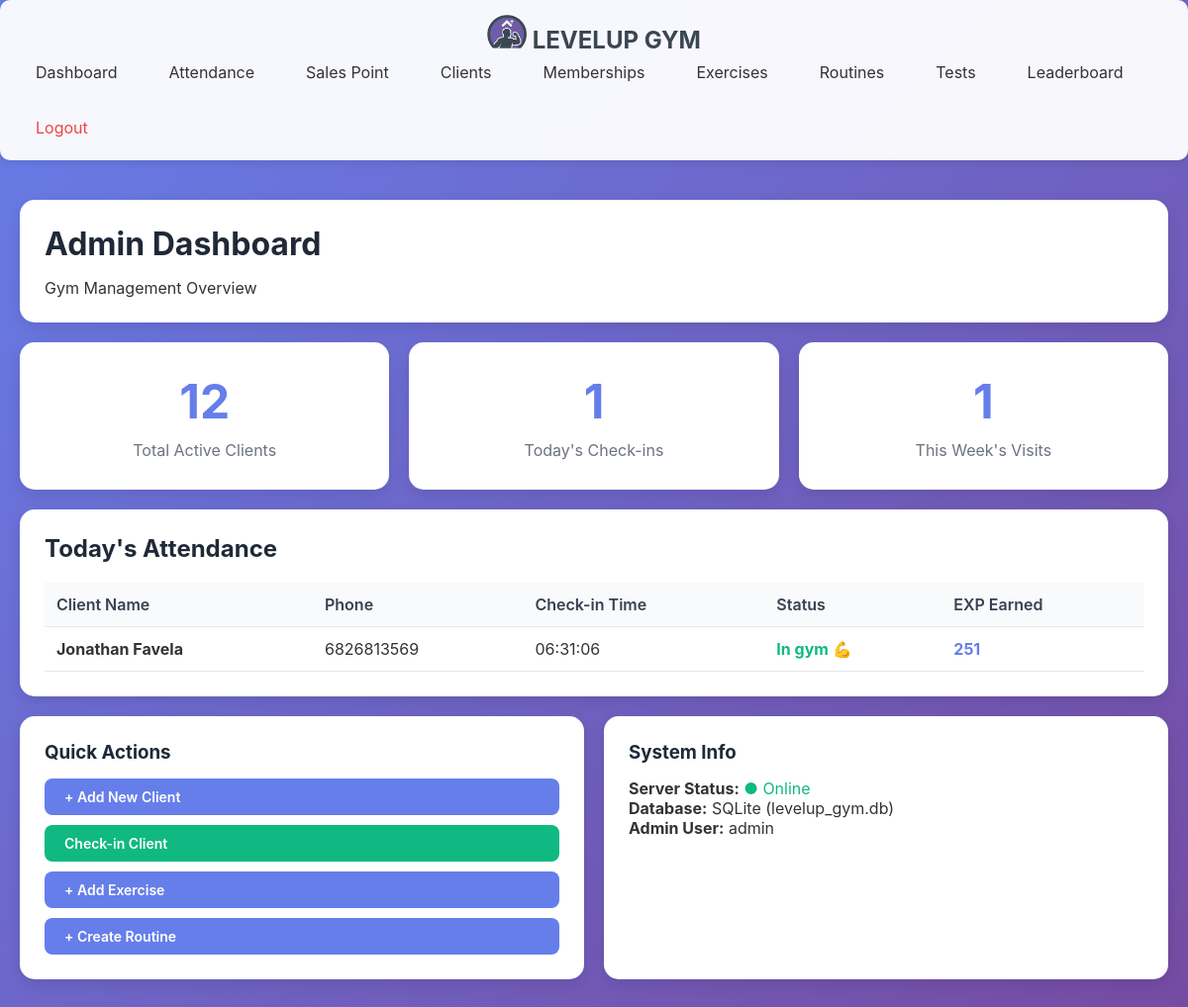
Before: /admin (signed in) with the older database file.
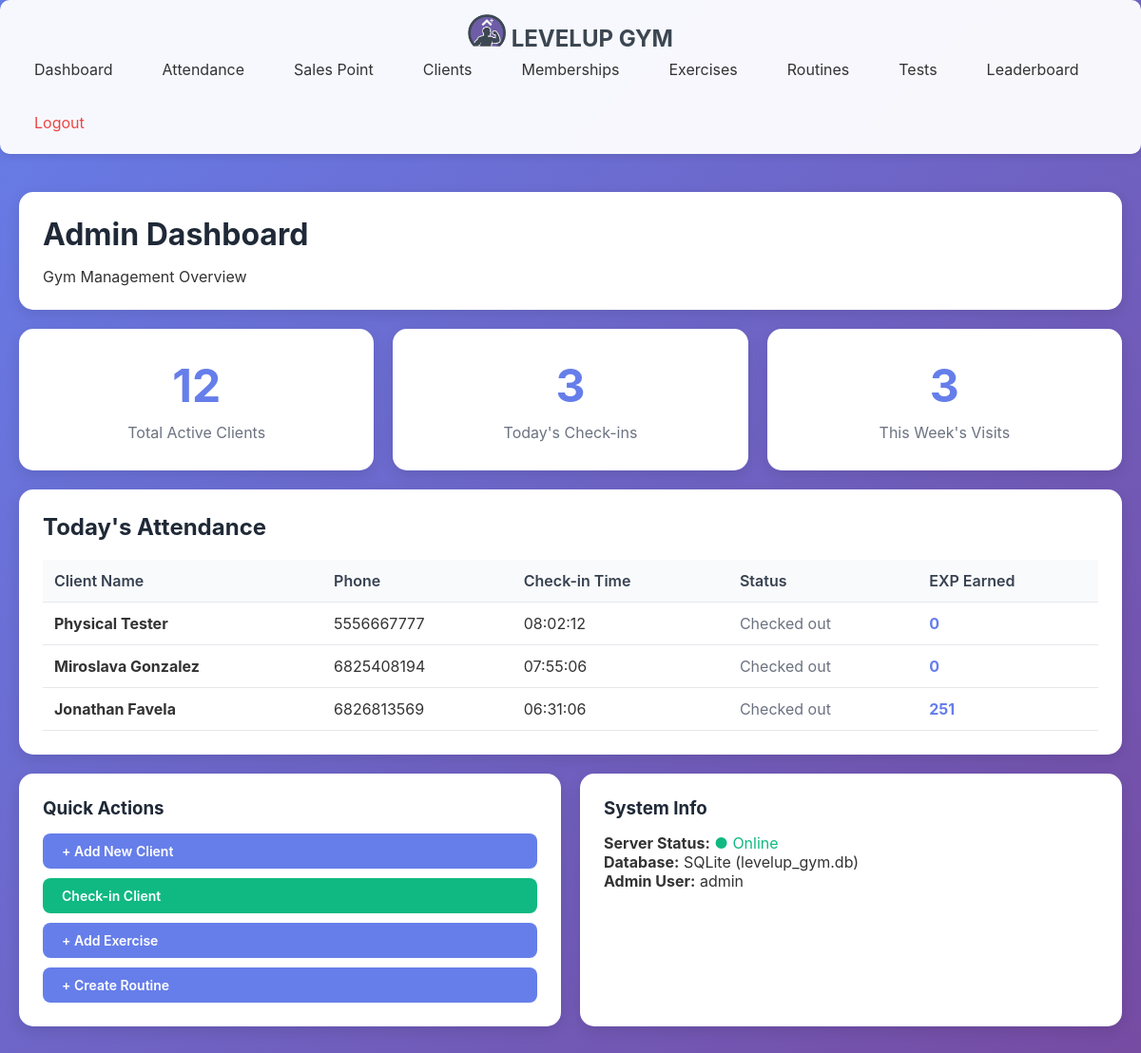
After: the same page with the newer database file.
### tables this page shows
CREATE TABLE attendance (
                attendance_id INTEGER PRIMARY KEY AUTOINCREMENT,
                client_id INTEGER NOT NULL,
                check_in_date DATE NOT NULL,
                check_in_time TIME,
                check_out_time TIME,
                exp_earned INTEGER DEFAULT 0,
                FOREIGN KEY (client_id) REFERENCES clients(client_id) ON DELETE CASCADE,
                UNIQUE(client_id, check_in_date)
            );

CREATE TABLE clients (
                client_id INTEGER PRIMARY KEY AUTOINCREMENT,
                phone_number TEXT UNIQUE NOT NULL,
                pin_hash TEXT NOT NULL,
                first_name TEXT NOT NULL,
                last_name TEXT NOT NULL,
                email TEXT,
                date_of_birth DATE,
                gender TEXT,
                registration_date DATETIME DEFAULT CURRENT_TIMESTAMP,
                status TEXT DEFAULT 'active',
                profile_photo_path TEXT
            );

### main.py (the view)
@app.route('/admin')
@admin_required
def admin_dashboard():
    total_clients = len(Client.get_all_active())
    todays_attendance = len(attendance_ctrl.get_gym_attendance_today())
    weekly_report = attendance_ctrl.get_weekly_attendance_report()
    attendance_list = attendance_ctrl.get_gym_attendance_today()
    return render_template('admin/dashboard.html',
                         total_clients=total_clients,
                         todays_attendance=todays_attendance,
                         weekly_visits=weekly_report['total_visits'],
                         attendance_list=attendance_list)

### database/db_manager.py (called while the page is built)
    def connect(self):
        self.conn = sqlite3.connect(self.db_name)
        self.conn.row_factory = sqlite3.Row  # Access columns by name
        self.cursor = self.conn.cursor()

    def disconnect(self):
        if self.conn:
            self.conn.close()

    def execute_query(self, query, params=None):
        self.connect()
        if params:
            self.cursor.execute(query, params)
        else:
            self.cursor.execute(query)
        results = self.cursor.fetchall()
        self.disconnect()
        return results

### main.py (called while the page is built)
def admin_required(f):
    @wraps(f)
    def decorated_function(*args, **kwargs):
        if 'admin_logged_in' not in session:
            return redirect(url_for('admin_login'))
        return f(*args, **kwargs)
    return decorated_function

### models/client.py (called while the page is built)
    @staticmethod
    def get_all_active():
        db = DatabaseManager()
        query = 'SELECT * FROM clients WHERE status="active" ORDER BY last_name, first_name'
        results = db.execute_query(query)
        clients = []
        for row in results:
            client = Client(
                client_id=row['client_id'],
                phone_number=row['phone_number'],
                first_name=row['first_name'],
                last_name=row['last_name'],
                email=row['email'],
                date_of_birth=row['date_of_birth'],
                gender=row['gender'],
                profile_photo_path=row['profile_photo_path'],
                status=row['status']
            )
            client.registration_date = row['registration_date']
            clients.append(client)
        return clients

### templates/admin/dashboard.html (shortened to what this page needs)
{% extends "admin/base.html" %}
{% block content %}
<div class="card">
    <h1>Admin Dashboard</h1>
    <p>Gym Management Overview</p>
</div>
<div class="grid grid-3">
    <div class="card stat-card">
        <div class="stat-value">{{ total_clients }}</div>
        <div class="stat-label">Total Active Clients</div>
    </div>
    <div class="card stat-card">
        <div class="stat-value">{{ todays_attendance }}</div>
        <div class="stat-label">Today's Check-ins</div>
    </div>
    <div class="card stat-card">
        <div class="stat-value">{{ weekly_visits }}</div>
        <div class="stat-label">This Week's Visits</div>
    </div>
</div>
<div class="card">
    <h2>Today's Attendance</h2>
    {% if attendance_list %}
    <table>
        <thead>
            <tr>
                <th>Client Name</th>
                <th>Phone</th>
                <th>Check-in Time</th>
                <th>Status</th>
                <th>EXP Earned</th>
            </tr>
        </thead>
        <tbody>
            {% for record in attendance_list %}
            <tr>
                <td><strong>{{ record.client_name }}</strong></td>
                <td>{{ record.phone_number }}</td>
                <td>{{ record.check_in_time }}</td>
                <td>
                    {% if record.check_out_time %}
                        <span style="color: #6b7280;">Checked out</span>
                    {% else %}
                        <span style="color: #10b981; font-weight: bold;">In gym 💪</span>
                    {% endif %}
                </td>
                <td><strong style="color: #667eea;">{{ record.exp_earned }}</strong></td>
            </tr>
            {% endfor %}
        </tbody>
    </table>
    {% else %}
    <p style="color: #6b7280; padding: 20px;">No check-ins today yet.</p>
    {% endif %}
</div>
<div class="grid grid-2">
    <div class="card">
        <h3>Quick Actions</h3>
        <div style="display: flex; flex-direction: column; gap: 10px; margin-top: 15px;">
            <a href="{{ url_for('admin_add_client') }}" class="btn btn-primary">+ Add New Client</a>
            <a href="{{ url_for('admin_attendance') }}" class="btn btn-success">Check-in Client</a>
            <a href="{{ url_for('admin_add_exercise') }}" class="btn btn-primary">+ Add Exercise</a>
            <a href="{{ url_for('admin_add_routine') }}" class="btn btn-primary">+ Create Routine</a>
        </div>
    </div>
    <div class="card">
        <h3>System Info</h3>
        <p><strong>Server Status:</strong> <span style="color: #10b981;">● Online</span></p>
        <p><strong>Database:</strong> SQLite (levelup_gym.db)</p>
        <p><strong>Admin User:</strong> {{ session.admin_username }}</p>
    </div>
</div>
{% endblock %}

### templates/admin/base.html (shortened to what this page needs)
<!DOCTYPE html>
<html lang="en">
<head>
</head>
<body>
    <nav>
        <div class="nav-content">
            <div class="logo" style="color: #3B4651;"><img src="/static/image/Untitled design - Copy.png" style="width: 40px; height: auto;"> LEVELUP GYM</div>
            <div class="nav-links">
                <a href="{{ url_for('admin_dashboard') }}">Dashboard</a>
                <a href="{{ url_for('admin_attendance') }}">Attendance</a>
                <a href="{{ url_for('admin_salespoint') }}">Sales Point</a>
                <a href="{{ url_for('admin_clients') }}">Clients</a>
                <a href="{{ url_for('admin_memberships') }}">Memberships</a>
                <a href="{{ url_for('admin_exercises') }}">Exercises</a>
                <a href="{{ url_for('admin_routines') }}">Routines</a>
                <a href="{{ url_for('admin_tests') }}">Tests</a>
                <a href="{{ url_for('admin_leaderboard') }}">Leaderboard</a>
                <a href="{{ url_for('admin_logout') }}" style="color: #ef4444;">Logout</a>
            </div>
        </div>
    </nav>
    <div class="container">
        {% block content %}{% endblock %}
    </div>
</body>
</html>

### templates/admin/base.html (style rules this page uses)
* { margin: 0; padding: 0; box-sizing: border-box; }
body { font-family: -apple-system, BlinkMacSystemFont, 'Segoe UI', Roboto, Oxygen, Ubuntu, Cantarell, sans-serif; background: linear-gradient(135deg, #667eea 0%, #764ba2 100%); min-height: 100vh; color: #333; }
.container { max-width: 1400px; margin: 0 auto; padding: 20px; }
nav { background: rgba(255, 255, 255, 0.95); backdrop-filter: blur(10px); padding: 15px 0; box-shadow: 0 2px 10px rgba(0,0,0,0.1); margin-bottom: 20px; border-radius: 10px; }
nav .nav-content { max-width: 1400px; margin: 0 auto; padding: 0 20px; display: flex; flex-direction: column; justify-content: space-between; align-items: center; flex-wrap: wrap; }
nav .logo { font-size: 24px; font-weight: bold; color: #667eea; }
nav .logo img { width: 25px; }
nav .nav-links { display: flex; gap: 20px; flex-wrap: wrap; }
nav a { color: #333; text-decoration: none; padding: 8px 16px; border-radius: 5px; transition: all 0.3s; }
.card { background: white; border-radius: 15px; padding: 25px; margin-bottom: 20px; box-shadow: 0 5px 15px rgba(0,0,0,0.1); }
.btn { display: inline-block; padding: 10px 20px; border-radius: 8px; text-decoration: none; font-weight: 600; transition: all 0.3s; border: none; cursor: pointer; font-size: 14px; }
.btn-primary { background: #667eea; color: white; }
.btn-success { background: #10b981; color: white; }
h1, h2, h3 { color: #1f2937; margin-bottom: 15px; }
table { width: 100%; border-collapse: collapse; margin-top: 20px; }
th, td { padding: 12px; text-align: left; border-bottom: 1px solid #e5e7eb; }
th { background: #f9fafb; font-weight: 600; color: #374151; }
.grid { display: grid; gap: 20px; }
.grid-2 { grid-template-columns: repeat(auto-fit, minmax(300px, 1fr)); }
.grid-3 { grid-template-columns: repeat(auto-fit, minmax(250px, 1fr)); }
.stat-card { text-align: center; padding: 30px; }
.stat-value { font-size: 48px; font-weight: bold; color: #667eea; }
.stat-label { color: #6b7280; margin-top: 10px; }

Changed rows visible on the page:
added attendance: client_name "Physical Tester", phone_number "5556667777", check_in_time "08:02:12", check_out_time "Checked out", exp_earned "0"
added attendance: client_name "Miroslava Gonzalez", phone_number "6825408194", check_in_time "07:55:06", check_out_time "Checked out", exp_earned "0"
changed attendance (number 3 of 3 on the later page): now shows "Checked out"; no longer shows "In gym 💪"
Other visible differences:
{{ todays_attendance }}: "1" → "3"
{{ weekly_visits }}: "1" → "3"
